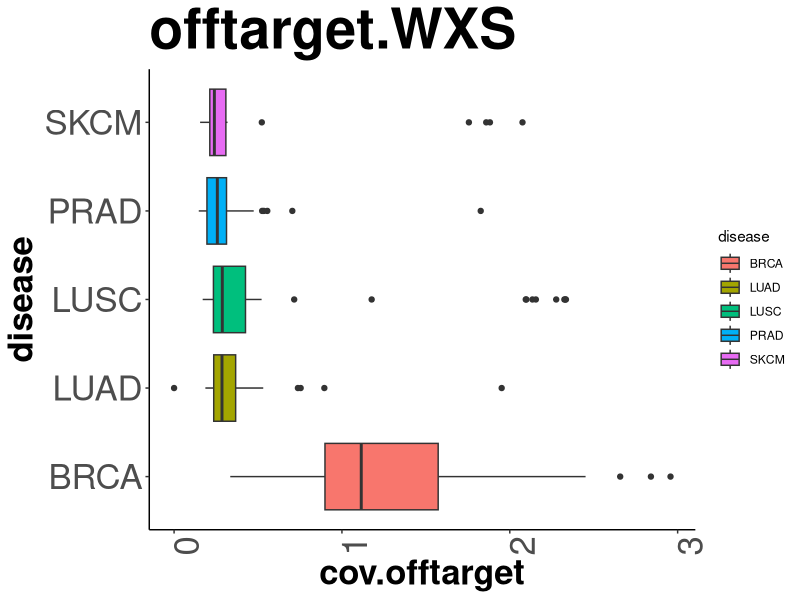
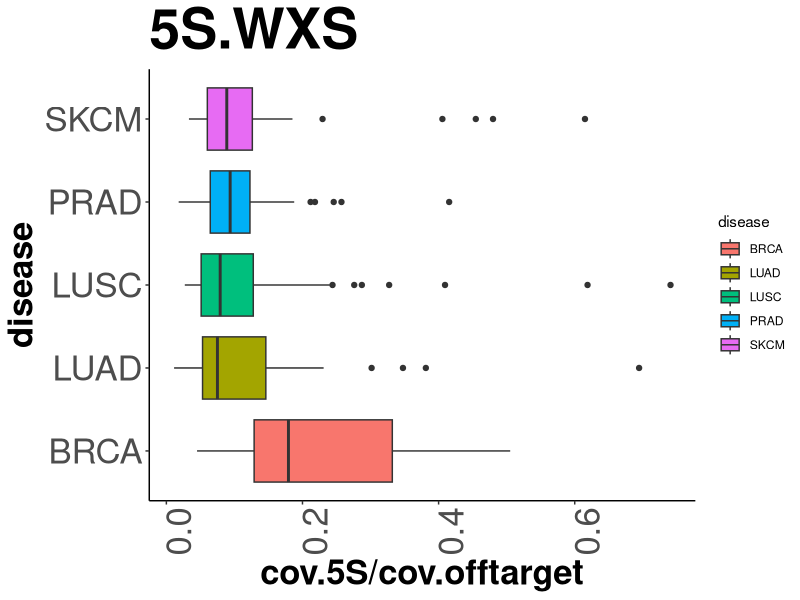
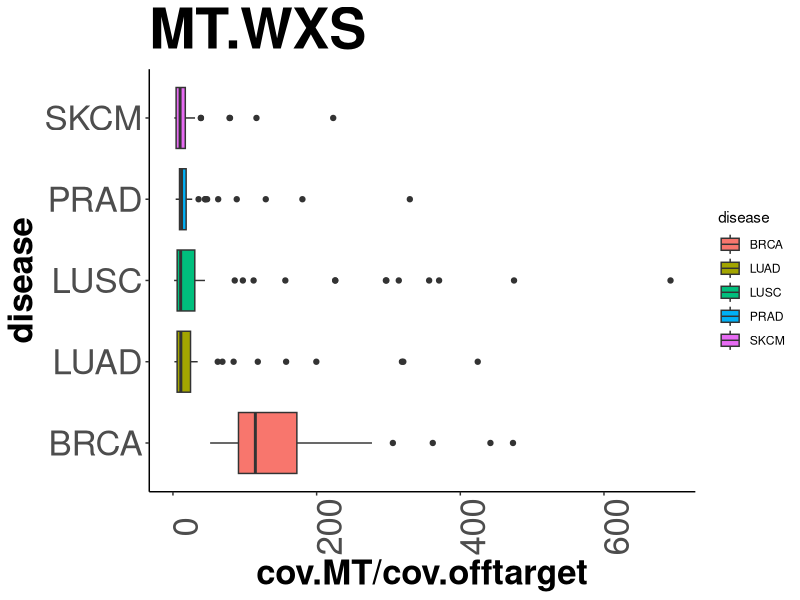
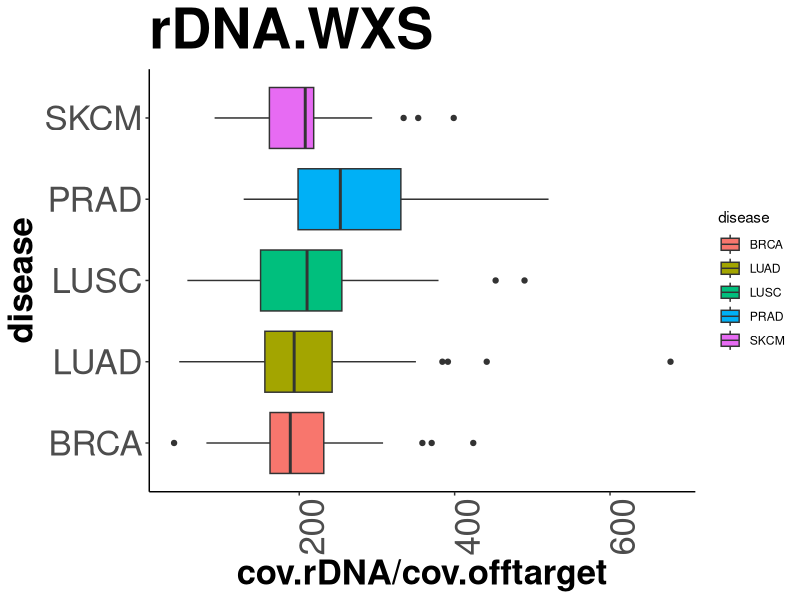
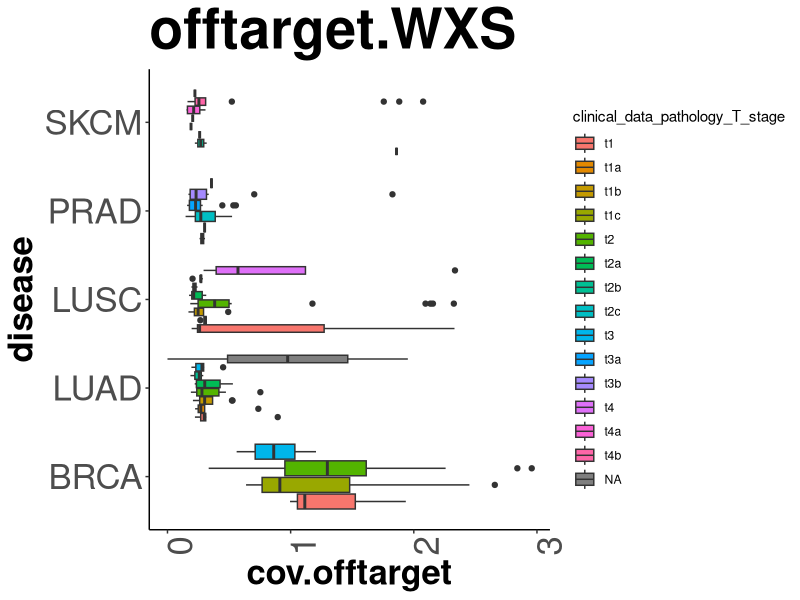
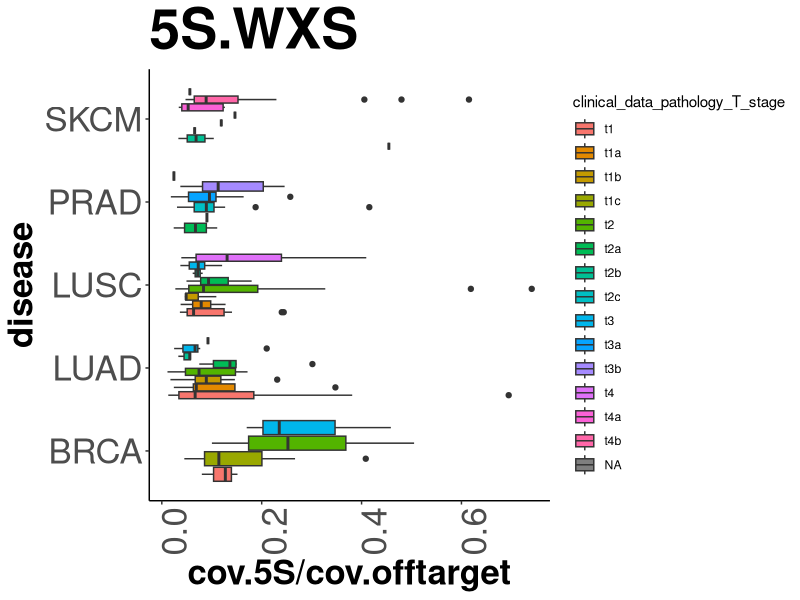
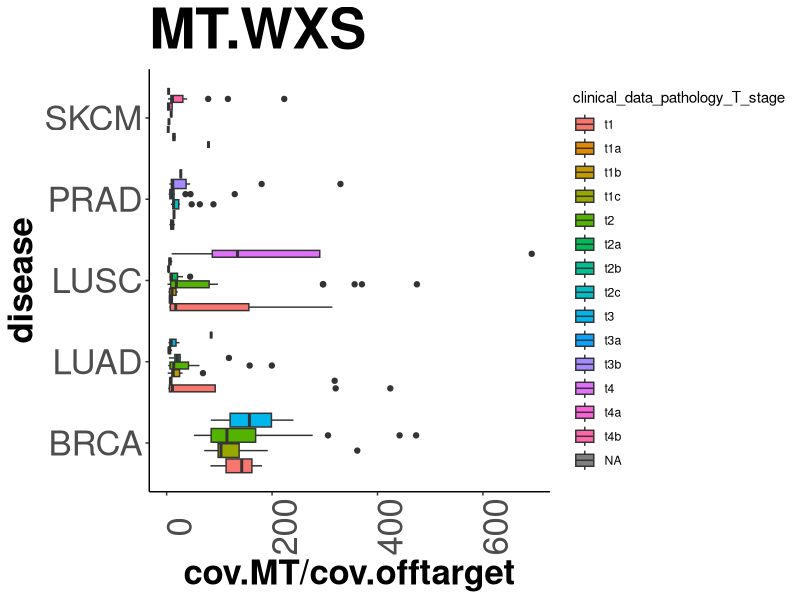
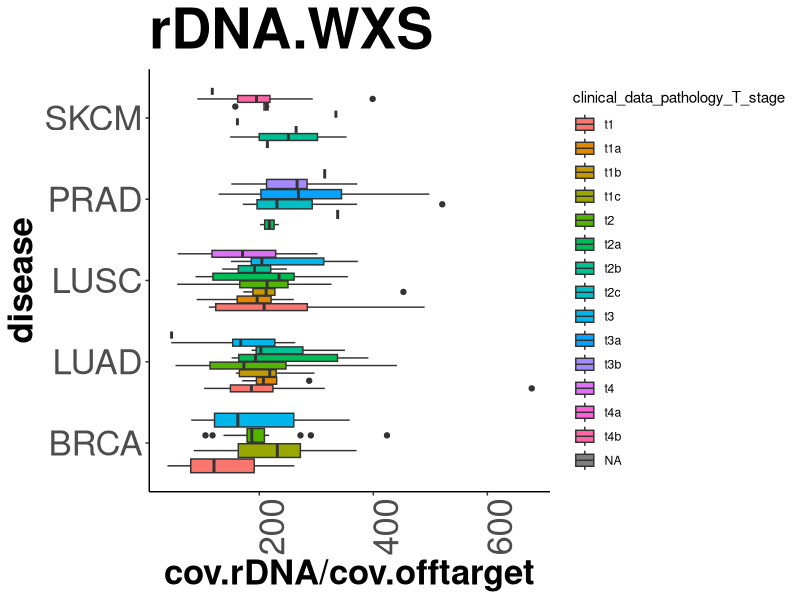

Generate these figures, in order, with R:
#metadata - change the header. replace by ID

data.MT=read.csv('../summary.MT.cov.csv')
data.offtarget=read.csv('../summary.offtarget.cov.csv')
data.rDNA=read.csv('../summary.rDNA.csv')
metadata=read.csv('../../outcomes/PILOT.WXS.clean.metadata.csv')



data=merge(data.MT,data.offtarget,by='ID')
data=merge(data.rDNA,data,by='ID')


data=merge(metadata,data,by='ID')


head(data)




write.csv(data, file = "../PILOT.WXS.clean.metadata.results.csv")



#------- plots

#"cov.5S","cov.MT","cov.offtarget"

library(ggplot2)


x=15
y=5

png('../offtarget.cov.png',width = x, height = y, units = 'in', res = 300)
ggplot(data, aes(x=disease, y= cov.offtarget, fill=disease))+ geom_boxplot()+ggtitle("offtarget.WXS")+theme(axis.text=element_text(size=25),axis.title=element_text(size=25,face="bold"))+theme(axis.text.x = element_text(angle=90)) +theme(panel.grid.major = element_blank(), panel.grid.minor = element_blank(),panel.background = element_blank(), axis.line = element_line(colour = "black"))+coord_flip()+theme(plot.title = element_text(size = 40, face = "bold"))
dev.off()


png('../5S.cov.png',width = x, height = y, units = 'in', res = 300)
ggplot(data, aes(x=disease, y= cov.5S/cov.offtarget, fill=disease))+ geom_boxplot()+ggtitle("5S.WXS")+theme(axis.text=element_text(size=25),axis.title=element_text(size=25,face="bold"))+theme(axis.text.x = element_text(angle=90)) +theme(panel.grid.major = element_blank(), panel.grid.minor = element_blank(),panel.background = element_blank(), axis.line = element_line(colour = "black"))+coord_flip()+theme(plot.title = element_text(size = 40, face = "bold"))
dev.off()


png('../MT.cov.png',width = x, height = y, units = 'in', res = 300)
ggplot(data, aes(x=disease, y= cov.MT/cov.offtarget, fill=disease))+ geom_boxplot()+ggtitle("MT.WXS")+theme(axis.text=element_text(size=25),axis.title=element_text(size=25,face="bold"))+theme(axis.text.x = element_text(angle=90)) +theme(panel.grid.major = element_blank(), panel.grid.minor = element_blank(),panel.background = element_blank(), axis.line = element_line(colour = "black"))+coord_flip()+theme(plot.title = element_text(size = 40, face = "bold"))
dev.off()

png('../rDNA.cov.png',width = x, height = y, units = 'in', res = 300)
ggplot(data, aes(x=disease, y= cov.rDNA/cov.offtarget, fill=disease))+ geom_boxplot()+ggtitle("rDNA.WXS")+theme(axis.text=element_text(size=25),axis.title=element_text(size=25,face="bold"))+theme(axis.text.x = element_text(angle=90)) +theme(panel.grid.major = element_blank(), panel.grid.minor = element_blank(),panel.background = element_blank(), axis.line = element_line(colour = "black"))+coord_flip()+theme(plot.title = element_text(size = 40, face = "bold"))
dev.off()


#-------------------------------------------------------------------------------
#plots

#"cov.5S","cov.MT","cov.offtarget"

library(ggplot2)


png('../offtarget.cov.clinical_data_pathology_T_stage.png',width = x, height = y, units = 'in', res = 300)
ggplot(data, aes(x=disease, y= cov.offtarget, fill=clinical_data_pathology_T_stage))+ geom_boxplot()+ggtitle("offtarget.WXS")+theme(axis.text=element_text(size=25),axis.title=element_text(size=25,face="bold"))+theme(axis.text.x = element_text(angle=90)) +theme(panel.grid.major = element_blank(), panel.grid.minor = element_blank(),panel.background = element_blank(), axis.line = element_line(colour = "black"))+coord_flip()+theme(plot.title = element_text(size = 40, face = "bold"))
dev.off()


png('../5S.cov.clinical_data_pathology_T_stage.png',width = x, height = y, units = 'in', res = 300)
ggplot(data, aes(x=disease, y= cov.5S/cov.offtarget, fill=clinical_data_pathology_T_stage))+ geom_boxplot()+ggtitle("5S.WXS")+theme(axis.text=element_text(size=25),axis.title=element_text(size=25,face="bold"))+theme(axis.text.x = element_text(angle=90)) +theme(panel.grid.major = element_blank(), panel.grid.minor = element_blank(),panel.background = element_blank(), axis.line = element_line(colour = "black"))+coord_flip()+theme(plot.title = element_text(size = 40, face = "bold"))
dev.off()


png('../MT.cov.clinical_data_pathology_T_stage.png',width = x, height = y, units = 'in', res = 300)
ggplot(data, aes(x=disease, y= cov.MT/cov.offtarget, fill=clinical_data_pathology_T_stage))+ geom_boxplot()+ggtitle("MT.WXS")+theme(axis.text=element_text(size=25),axis.title=element_text(size=25,face="bold"))+theme(axis.text.x = element_text(angle=90)) +theme(panel.grid.major = element_blank(), panel.grid.minor = element_blank(),panel.background = element_blank(), axis.line = element_line(colour = "black"))+coord_flip()+theme(plot.title = element_text(size = 40, face = "bold"))
dev.off()

png('../rDNA.cov.clinical_data_pathology_T_stage.png',width = x, height = y, units = 'in', res = 300)
ggplot(data, aes(x=disease, y= cov.rDNA/cov.offtarget, fill=clinical_data_pathology_T_stage))+ geom_boxplot()+ggtitle("rDNA.WXS")+theme(axis.text=element_text(size=25),axis.title=element_text(size=25,face="bold"))+theme(axis.text.x = element_text(angle=90)) +theme(panel.grid.major = element_blank(), panel.grid.minor = element_blank(),panel.background = element_blank(), axis.line = element_line(colour = "black"))+coord_flip()+theme(plot.title = element_text(size = 40, face = "bold"))
dev.off()


